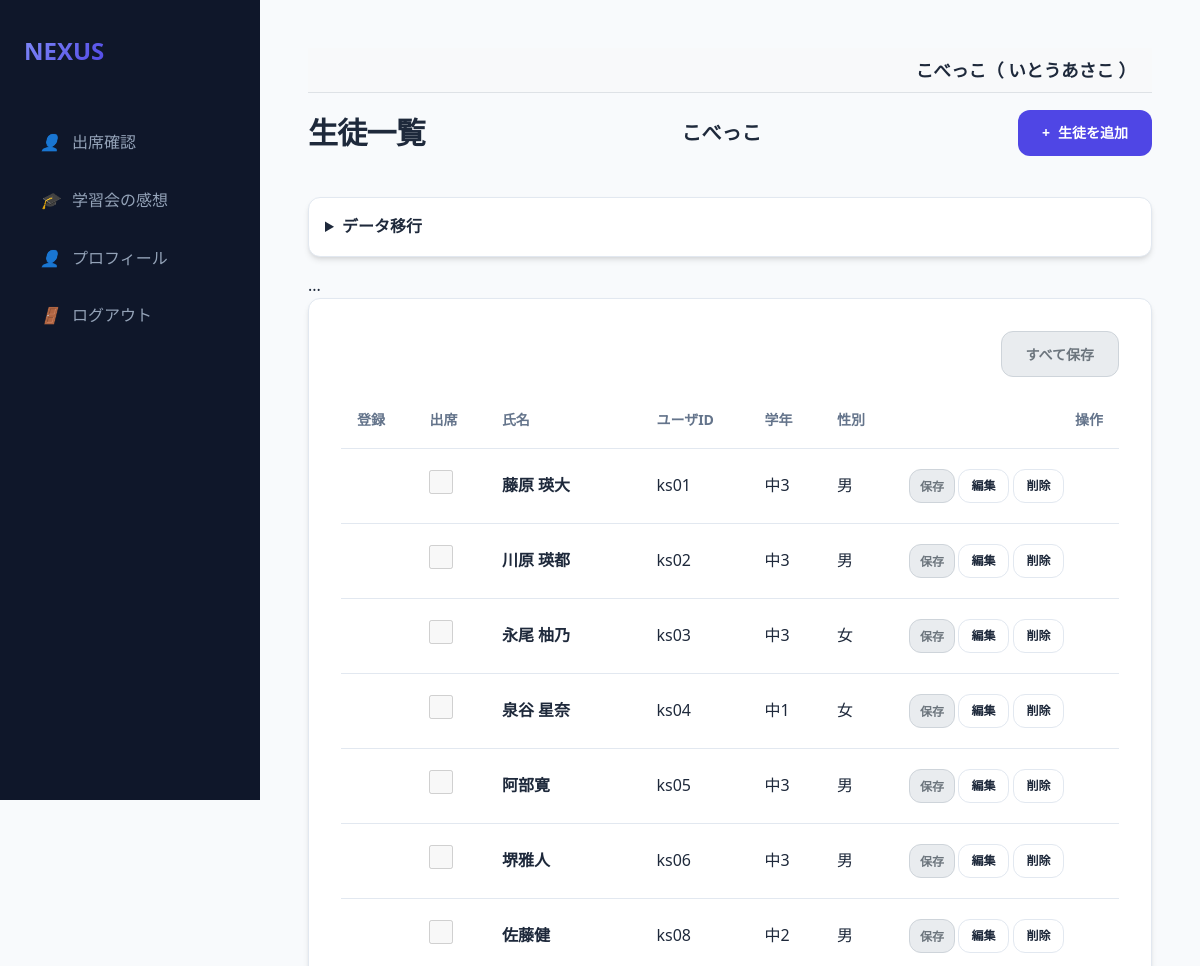
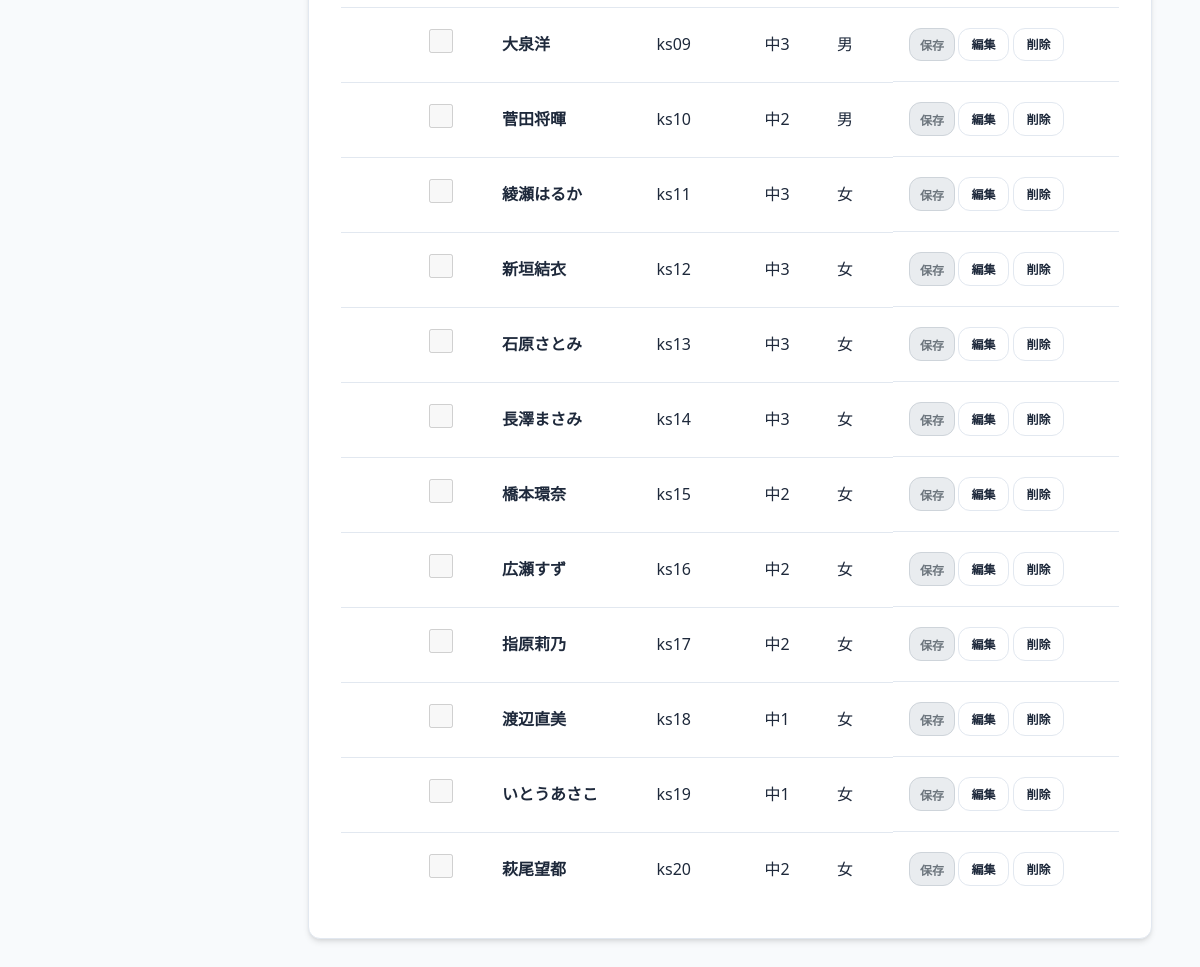
The page /students (signed in) on the database as committed earlier (2 pictures, top to bottom).
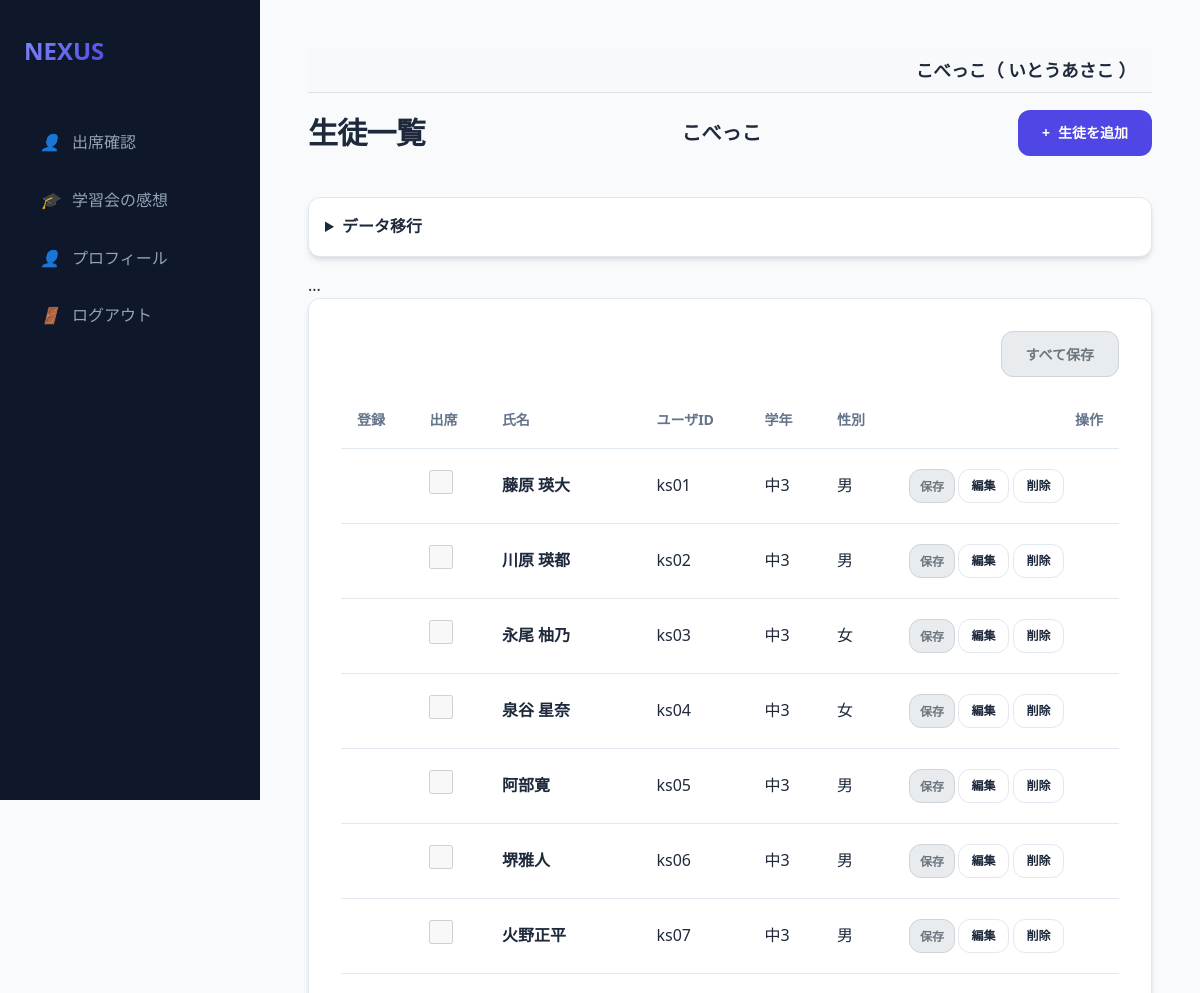
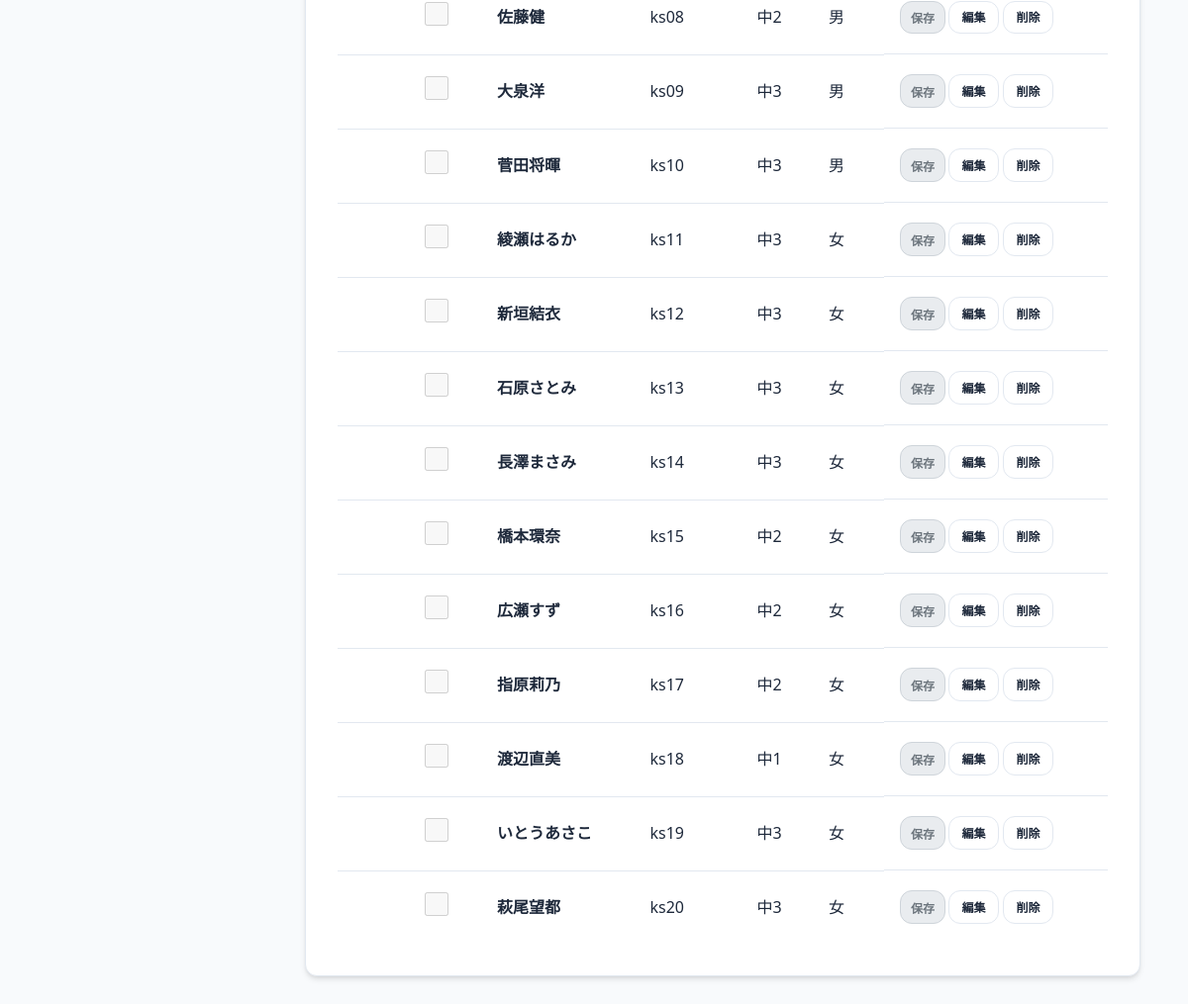
The same page on the database as committed later (2 pictures, top to bottom).
### models.py (models this page shows, shortened)
class Organization(db.Model):
    id = db.Column(db.Integer, primary_key=True)
    name = db.Column(db.String(100), nullable=False)

class Student(db.Model):
    id = db.Column(db.Integer, primary_key=True)
    user_id = db.Column(db.Integer, db.ForeignKey('user.id'), nullable=True)
    user = db.relationship('User', back_populates='student_record')
    organization_id = db.Column(db.Integer, db.ForeignKey('organization.id'), nullable=False)
    organization = db.relationship('Organization')
    default_venue_id = db.Column(db.Integer, db.ForeignKey('venue.id'), nullable=True)
    default_venue = db.relationship('Venue')
    group_id = db.Column(db.Integer, db.ForeignKey('group.id'), nullable=True)
    group = db.relationship('Group', back_populates='students')
    name = db.Column(db.String(50), nullable=False)
    grade = db.Column(db.String(20))
    gender = db.Column(db.String(10))
    pref_gender = db.Column(db.String(10))
    pref_age1020_priority = db.Column(db.Integer, default=2)
    pref_age3040_priority = db.Column(db.Integer, default=2)
    pref_age50_priority = db.Column(db.Integer, default=2)
    attend = db.Column(db.Boolean, default=False)

class User(db.Model):
    id = db.Column(db.Integer, primary_key=True)
    username = db.Column(db.String(50), unique=True, nullable=False)
    name = db.Column(db.String(50), nullable=True)
    password_hash = db.Column(db.String(128), nullable=False)
    is_admin = db.Column(db.Boolean, default=False)
    is_super_admin = db.Column(db.Boolean, default=False)
    is_org_admin = db.Column(db.Boolean, default=False)
    organization_id = db.Column(db.Integer, db.ForeignKey('organization.id'), nullable=True)
    organization = db.relationship('Organization', backref='users')
    teacher_record = db.relationship('Teacher', back_populates='user', uselist=False)
    student_record = db.relationship('Student', back_populates='user', uselist=False)

### app.py (the view, shortened to what this page needs)
@app.route('/students')
@login_required
@organization_required
def students():
    org_id = session['organization_id']
    event_id = session.get('selected_event_id')
    event_info = None
    all_teachers = Teacher.query.filter_by(organization_id=org_id).all()
    all_students = Student.query.filter_by(organization_id=org_id).join(User).order_by(User.username).all()
    venues = Venue.query.filter_by(organization_id=org_id).all()
    saved = request.args.get('saved', False)
    for s in all_students:
        s.attendance = None
    return render_template('students.html', students=all_students, event_info=None, venues=venues)

### app.py (called while the page is built)
@app.after_request
def add_header(response):
    response.headers['Cache-Control'] = 'no-store, no-cache, must-revalidate, max-age=0'
    response.headers['Pragma'] = 'no-cache'
    response.headers['Expires'] = '0'
    return response

def login_required(f):
    @wraps(f)
    def decorated_function(*args, **kwargs):
        if 'user_id' not in session:
            return redirect(url_for('login'))
        return f(*args, **kwargs)
    return decorated_function

def organization_required(f):
    @wraps(f)
    def decorated_function(*args, **kwargs):
        if 'user_id' not in session:
            return redirect(url_for('login'))
        user = db.session.get(User, session['user_id'])
        session['organization_id'] = user.organization_id
        session['org_name'] = user.organization.name
        return f(*args, **kwargs)
    return decorated_function

@app.context_processor
def inject_globals():
    user = None
    group_division_enabled = False
    if 'user_id' in session:
        user = db.session.get(User, session['user_id'])
        if user and user.organization_id:
            cfg = Config.query.filter_by(key='group_division_enabled', organization_id=user.organization_id).first()
            if cfg and cfg.value == 'true':
                group_division_enabled = True
    return dict(current_user=user, group_division_enabled=group_division_enabled)

### templates/students.html (shortened to what this page needs)
{% extends "base.html" %}
{% block content %}
{% set is_event_selected = (event_info is not none) %}
{% set is_event_completed = (event_info and event_info.status == '実施後') %}
{% set is_disabled_inputs = (not is_event_selected or is_event_completed) %}
{% set is_disabled = is_disabled_inputs %}
{% set is_disabled_button = (not is_event_selected) %}
<div class="header">
    <h1>生徒一覧</h1>
    <h2 style="font-size: 1.25rem;">{{ current_user.organization.name if current_user.is_super_admin else session.get('org_name', '不明') }}</h2>
    <a href="/student/add" class="btn btn-primary">
        <span>+</span> 生徒を追加
    </a>
</div>
{% if not event_info %}
<details style="margin-bottom: 1rem;">
    <summary class="card" style="cursor: pointer; padding: 1rem;">
        <h4 style="display: inline;">データ移行</h4>
    </summary>
</details>
{% endif %}
...
<form action="/student/attend_save_all" method="post">
    <div class="card">
        <div style="text-align: right; margin-bottom: 1rem;">
            <button type="submit" class="btn btn-primary" {{ 'disabled' if is_disabled or (event_info and event_info.publish_to == '講師') }}>すべて保存</button>
        </div>
        <div class="table-container">
            <table>
                <thead>
                    <tr>
                        <th>登録</th>
                        <th>出席</th>
                        <th>氏名</th>
                        <th>ユーザID</th>
                        <th>学年</th>
                        <th>性別</th>
                        <th style="text-align: right;">操作</th>
                        </tr>
                        </thead>
                        <tbody>
                        {% for s in students %}
                        <tr>
                        <td>
                            {% set att = s.attendance %}
                        </td>
                        <td>
                            <input type="checkbox" name="attend_{{s.id}}" value="true" {{ 'checked' if s.attendance and s.attendance.attend }}
                                   style="width: 1.5rem; height: 1.5rem;"
                                   class="{{ 'disabled-checkbox' if is_disabled or (event_info and event_info.publish_to == '講師') }}"
                                   onchange="toggleAttendance(this, '{{s.id}}')" {{ 'disabled' if is_disabled or (event_info and event_info.publish_to == '講師') }}>
                        </td>
                        <td><strong>{{s.name}}</strong></td>
                        <td>{{s.user.username if s.user else '-'}}</td>
                        <td>{{s.grade}}</td>
                        <td>{{s.gender}}</td>
                        <td style="text-align: right; display: flex; gap: 0.2rem;">
                            <button type="button" class="btn btn-primary" style="padding: 0.4rem 0.6rem; font-size: 0.75rem;" onclick="submitAttendance('{{s.id}}')" {{ 'disabled' if is_disabled or (event_info and event_info.publish_to == '講師') }}>保存</button>
                            <a href="/student/edit/{{s.id}}" class="btn btn-outline" style="padding: 0.4rem 0.8rem; font-size: 0.75rem;">編集</a>
                            <a href="/student/delete/{{s.id}}" class="btn btn-outline btn-danger" style="padding: 0.4rem 0.8rem; font-size: 0.75rem;" onclick="return confirm('本当に削除しますか？')">削除</a>
                        </td>
                        </tr>
                        {% endfor %}
                        </tbody>
                        </table>
                        </div>
                        </div>
                        </form>
{% endblock %}

### templates/base.html (shortened to what this page needs)
<!DOCTYPE html>
<html lang="ja">
<head>
    <link rel="stylesheet" href="{{ url_for('static', filename='style.css') }}">
</head>
<body>
<aside class="sidebar">
    <a href="/" class="logo">
        <span>NEXUS</span>
    </a>
    <nav class="nav-links">
        {% if current_user.is_admin %}
        <a href="/events" class="nav-item {{ 'active' if request.path == '/events' }}">
            <i>📋</i> イベント管理
        </a>
        <a href="/event/select" class="nav-item {{ 'active' if request.path == '/event/select' }}">
            <i>📅</i> イベント一覧
        </a>
        <a href="/venues" class="nav-item {{ 'active' if request.path == '/venues' }}">
            <i>📍</i> 会場一覧
        </a>
        <a href="/settings" class="nav-item {{ 'active' if request.path == '/settings' }}">
            <i>⚙️</i> 設定
        </a>
        {% if group_division_enabled %}
        <a href="/groups" class="nav-item {{ 'active' if request.path == '/groups' }}">
            <i>👥</i> グループ設定
        </a>
        {% endif %}
        <a href="/prohibited_matches" class="nav-item {{ 'active' if request.path == '/prohibited_matches' }}">
            <i>🚫</i> マッチング禁止
        </a>
        {% if session.get('selected_event_name', '')|trim == '学習会' and session.get('selected_event_status', '')|trim == '実施後' %}
        <a href="/evaluation/teacher" class="nav-item {{ 'active' if request.path == '/evaluation/teacher' }}">
            <i>🧑‍🏫</i> 講師による評価
        </a>
        <a href="/evaluation/student" class="nav-item {{ 'active' if request.path == '/evaluation/student' }}">
            <i>🎓</i> 生徒の感想
        </a>
        {% else %}
        <a href="/teachers" class="nav-item {{ 'active' if request.path == '/teachers' }}">
            <i>🧑‍🏫</i> 講師一覧
        </a>
        <a href="/students" class="nav-item {{ 'active' if request.path == '/students' }}">
            <i>🎓</i> 生徒一覧
        </a>
        {% if session.get('selected_event_name', '')|trim == '学習会' and session.get('selected_event_status', '')|trim == '実施' %}
        <a href="/matching/setup" class="nav-item {{ 'active' if request.path == '/matching/setup' }}">
            <i>🔄</i> マッチング実行
        </a>
        <a href="/result" class="nav-item {{ 'active' if request.path == '/result' }}">
            <i>📊</i> マッチング結果
        </a>
        <a href="/matching/adjustment" class="nav-item {{ 'active' if request.path == '/matching/adjustment' }}">
            <i>🛠️</i> マッチング調整
        </a>
        {% endif %}
        {% endif %}
        {% if current_user.is_super_admin %}
        <a href="/users" class="nav-item {{ 'active' if request.path == '/users' }}">
            <i>⚙️</i> 管理者一覧
        </a>
        <a href="/organizations" class="nav-item {{ 'active' if request.path == '/organizations' }}">
            <i>🏢</i> 組織一覧
        </a>
        {% endif %}
        {% elif current_user.student_record %}
        <a href="{{ url_for('student_dashboard') }}" class="nav-item {{ 'active' if request.path == '/student/dashboard' }}">
            <i>👤</i> 出席確認
        </a>
        <a href="{{ url_for('post_study_session') }}" class="nav-item {{ 'active' if request.path == '/post_study_session' }}">
            <i>🎓</i> 学習会の感想
        </a>
        <a href="{{ url_for('student_edit', id=current_user.student_record.id) }}" class="nav-item {{ 'active' if request.path == url_for('student_edit', id=current_user.student_record.id) }}">
            <i>👤</i> プロフィール
        </a>
        {% endif %}
        <a href="{{ url_for('logout') }}" class="nav-item">
            <i>🚪</i> ログアウト
        </a>
    </nav>
</aside>
<main class="main-content">
    {% if current_user %}
    <div style="background-color: #f8f9fa; padding: 0.5rem 1rem; margin-bottom: 1rem; border-bottom: 1px solid #dee2e6; text-align: right; font-size: 1.1rem; font-weight: bold;">
        {{ current_user.organization.name if current_user.organization else '組織なし' }}（
        {% if current_user.name %}
            {{ current_user.name }}
        {% elif current_user.teacher_record %}
            {{ current_user.teacher_record.name }}
        {% elif current_user.student_record %}
            {{ current_user.student_record.name }}
        {% else %}
            {{ current_user.username }}
        {% endif %}
        ）
    </div>
    {% endif %}
    {% block content %}{% endblock %}
</main>
</body>
</html>

### static/style.css (style rules this page uses)
:root { --primary: #4f46e5; --primary-hover: #4338ca; --bg-main: #f8fafc; --bg-card: #ffffff; --text-main: #1e293b; --text-muted: #64748b; --border: #e2e8f0; --shadow: 0 4px 6px -1px rgb(0 0 0 / 0.1), 0 2px 4px -2px rgb(0 0 0 / 0.1); --radius: 0.75rem; --sidebar-w: 260px; }
* { margin: 0; padding: 0; box-sizing: border-box; }
body { font-family: "Segoe UI", "Hiragino Kaku Gothic ProN", "Hiragino Sans", "Meiryo", sans-serif; background-color: var(--bg-main); color: var(--text-main); line-height: 1.6; display: flex; min-height: 100vh; }
.sidebar { width: var(--sidebar-w); background-color: #0f172a; color: white; padding: 2rem 1.5rem; display: flex; flex-direction: column; position: fixed; height: 100vh; transition: all 0.3s ease; }
.logo { font-size: 1.5rem; font-weight: 800; margin-bottom: 3rem; display: flex; align-items: center; gap: 0.75rem; color: #f8fafc; text-decoration: none; }
.logo span { background: linear-gradient(135deg, #818cf8, #4f46e5); -webkit-background-clip: text; -webkit-text-fill-color: transparent; }
.nav-links { display: flex; flex-direction: column; gap: 0.5rem; }
.nav-item { padding: 0.75rem 1rem; color: #94a3b8; text-decoration: none; border-radius: var(--radius); display: flex; align-items: center; gap: 0.75rem; transition: all 0.2s; }
.main-content { margin-left: var(--sidebar-w); flex: 1; padding: 3rem; max-width: 1200px; }
.header { display: flex; justify-content: space-between; align-items: center; margin-bottom: 2.5rem; }
h1 { font-size: 1.875rem; font-weight: 700; letter-spacing: -0.025em; }
.card { background: var(--bg-card); border: 1px solid var(--border); border-radius: var(--radius); padding: 2rem; box-shadow: var(--shadow); }
.table-container { overflow-x: auto; }
table { width: 100%; border-collapse: collapse; text-align: left; }
th { padding: 1rem; border-bottom: 1px solid var(--border); font-size: 0.875rem; text-transform: uppercase; color: var(--text-muted); font-weight: 600; }
td { padding: 1.25rem 1rem; border-bottom: 1px solid var(--border); }
tr:last-child td { border-bottom: none; }
input, select, textarea { width: 100%; padding: 0.75rem 1rem; border: 1px solid var(--border); border-radius: var(--radius); font-size: 1rem; transition: border-color 0.2s; background-color: #fff; }
.btn { display: inline-flex; align-items: center; justify-content: center; padding: 0.75rem 1.5rem; font-size: 0.875rem; font-weight: 600; border-radius: var(--radius); cursor: pointer; transition: all 0.2s; text-decoration: none; border: none; gap: 0.5rem; }
.btn-primary { background-color: var(--primary); color: white; }
.btn-danger { background-color: #ef4444; color: white; }
.btn-outline { background-color: transparent; border: 1px solid var(--border); color: var(--text-main); }

### templates/students.html (style rules this page uses)
select:disabled, input[type="checkbox"]:disabled, button:disabled, .disabled-checkbox { background-color: #e9ecef; color: #6c757d; border: 1px solid #ced4da; }

Rows that differ between the two databases and show on the page:
changed User "こべっこ": name (not shown) → "いとうあさこ"
changed Student "泉谷 星奈": grade "中1" → "中3"
added Student: name "火野正平", user "ks07", grade "中3", gender "男"
changed Student "菅田将暉": grade "中2" → "中3"
changed Student "いとうあさこ": grade "中1" → "中3"; student_record.name "いとうあさこ" → (not shown)
changed Student "萩尾望都": grade "中2" → "中3"
